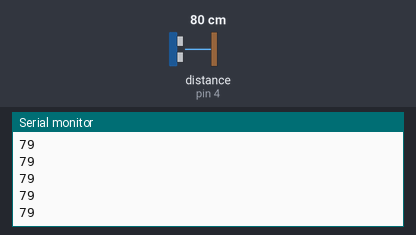
The sketch below on a simulated Arduino Uno, built with avr-gcc and run on an emulated ATmega328P. Shown: the last lines printed to the serial monitor. Wiring (inferred from the names in the program): ultrasonic range finder: trigger pin 3; echo pin 4. The inputs (shaded band) are chosen by the test bench; at power-on: distance to the obstacle (sensor on pin 4) 80 cm. The echo pulse lasts 58.3 µs per cm.

Above: at 1.2 s.
1.3 s: distance to the obstacle (sensor on pin 4) set to 2 cm
At 1.37 s:
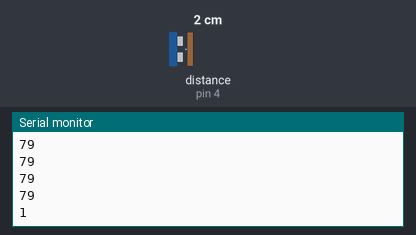
2.8 s: distance to the obstacle (sensor on pin 4) set to 4 cm
At 2.89 s:
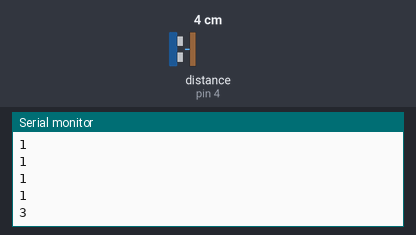
Timing chart, 0 to 5.8 s (numbered marks = the images above; inputs shaded):
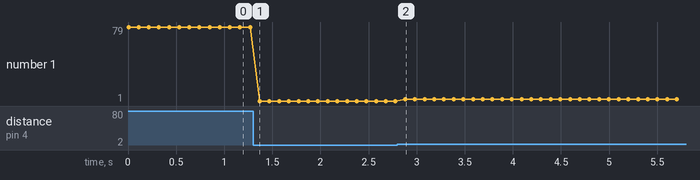

The sketch:

sonic_base.ino
```cpp
#define TRIG 3
#define ECHO 4

void setup() {
  Serial.begin(9600);
  pinMode(TRIG, OUTPUT);
  pinMode(ECHO, INPUT);

}

void loop() {
  digitalWrite(TRIG, LOW);
  delayMicroseconds(2);
  digitalWrite(TRIG, HIGH);
  delayMicroseconds(10);
  digitalWrite(TRIG, LOW);

  long distance = pulseIn(ECHO, HIGH)/58.2;

   Serial.println(distance);
   delay(100);
}
```

Measured:
- after the input at 1.3 s, the serial monitor: prints a new line after 0.07 s (image 1)
- after the input at 2.8 s, the serial monitor: prints a new line after 0.08 s (image 2)
- plotted number 1: 79 → 1 after the input at 1.3 s, 1 → 3 after the input at 2.8 s
